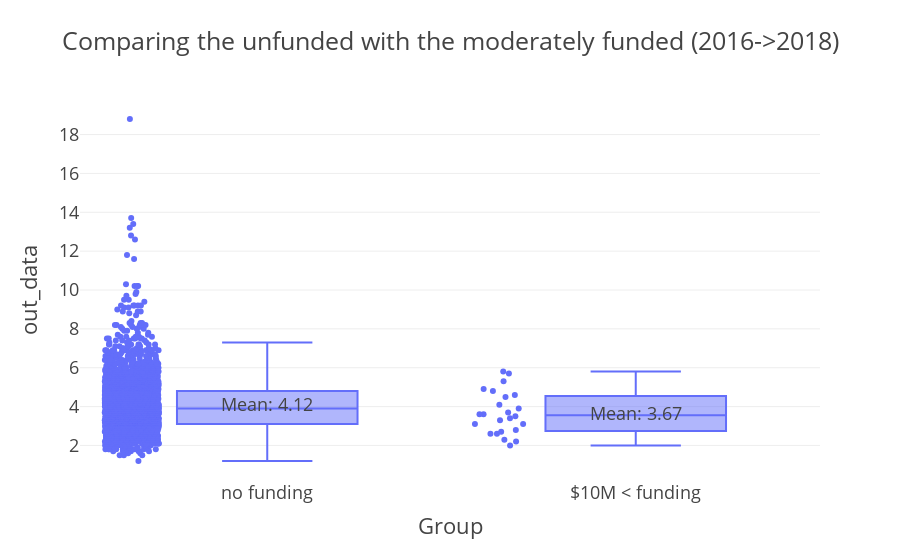

This figure's notebook cell:
### Code cell
unfunded_mask = (int_data <= 0)
moderately_funded_mask = ((int_data > 10*1e7))

unfunded_data = out_data[unfunded_mask]
moderately_data = out_data[moderately_funded_mask]

df = pd.DataFrame({
    'Group': ['no funding'] * len(unfunded_data) + ['$10M < funding'] *
    len(moderately_data),
    'out_data': np.concatenate([unfunded_data, moderately_data])
})

fig = px.box(df, x='Group', y='out_data', points='all', 
             title='Comparing the unfunded with the moderately funded (2016->2018)')
mean_unfunded = unfunded_data.mean()
mean_moderately = moderately_data.mean()
fig.add_annotation(x= 0, y=mean_unfunded, text=f'Mean: {mean_unfunded:.2f}', showarrow=False)
fig.add_annotation(x= 1, y=mean_moderately, text=f'Mean: {mean_moderately:.2f}', showarrow=False)
fig.update_layout(template='presentation')
fig.show()

### Figure 1 — Plotly figure (JSON) as saved in the notebook; plotly's stock layout.template omitted (floating-point values rounded to 4 significant figures; data arrays with more than 128 entries replaced by an {"elided": "..."} marker saying what was removed)
{"data": [{"alignmentgroup": "True", "boxpoints": "all", "hovertemplate": "Group=%{x}<br>out_data=%{y}<extra></extra>", "legendgroup": "", "marker": {"color": "#636efa"}, "name": "", "notched": false, "offsetgroup": "", "orientation": "v", "showlegend": false, "type": "box", "x": {"elided": "2430 str values"}, "x0": " ", "xaxis": "x", "y": {"elided": "2430 float values"}, "y0": " ", "yaxis": "y"}], "layout": {"annotations": [{"showarrow": false, "text": "Mean: 4.12", "x": 0, "y": 4.116}, {"showarrow": false, "text": "Mean: 3.67", "x": 1, "y": 3.671}], "boxmode": "group", "legend": {"tracegroupgap": 0}, "title": {"text": "Comparing the unfunded with the moderately funded (2016->2018)"}, "xaxis": {"anchor": "y", "domain": [0, 1], "title": {"text": "Group"}}, "yaxis": {"anchor": "x", "domain": [0, 1], "title": {"text": "out_data"}}}}
